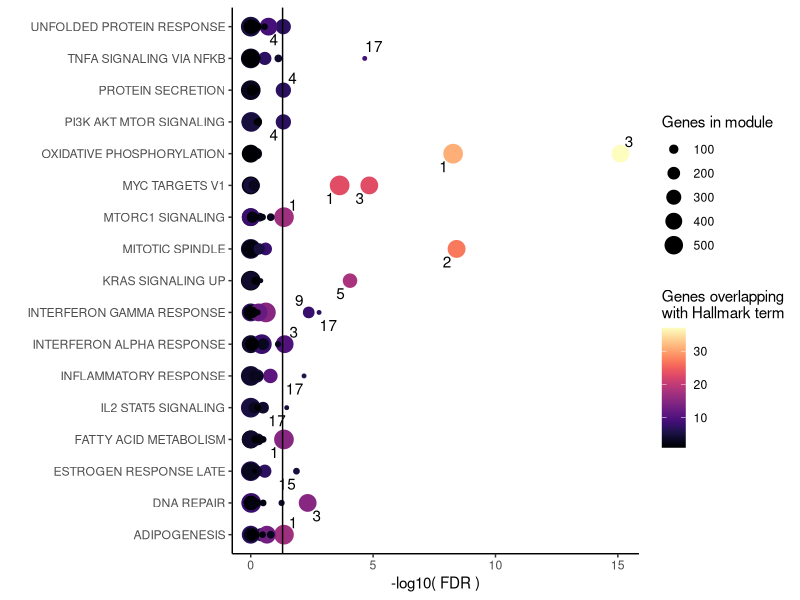

Recreate this plot in R.
library(tidyverse)
library(ggrepel)
#Magma color scheme
library(viridis)
set.seed(546)

##### FIGURE 6D: HALLMARK TERMS #####
#### Data ####
hallmark <- read_csv("results/GSEA/GSEA_modules_H.csv")

FDR.cutoff <- 0.05

#### Format data ####
#List terms with at least 1 significant module
terms.to.keep <- hallmark %>% 
  #Get minimum FDR per term
  group_by(Description) %>% 
  summarize(fdr.min = min(p.adjust)) %>% 
  #Apply min cutoff
  filter(fdr.min <= FDR.cutoff) %>% 
  select(Description) %>% unlist(use.names = FALSE)

#List modules with at least 1 significant term 
mods.to.keep <- hallmark %>% 
  #Get minimum FDR per term
  group_by(group) %>% 
  summarize(fdr.min = min(p.adjust)) %>% 
  #Apply min cutoff
  filter(fdr.min <= FDR.cutoff) %>% 
  select(group) %>% unlist(use.names = FALSE)

#Format data
hallmark_pct <- hallmark %>% 
  #remove mod 0
  filter(group != "00") %>% 
  #Keep terms of interest
  filter(Description %in% terms.to.keep) %>% 
  #Calculate proportion of genes in term
  select(group, Description, size.overlap.term, 
         size.group, p.adjust) %>% 
  mutate(pct = size.overlap.term/size.group*100) %>% 
  #Format labels
  mutate(Description = gsub("HALLMARK_","",Description),
         Description = gsub("_", " ", Description) ) %>%
  #Remove leading 0 in module name
  mutate(module = sub("^0+","",group))

##### Plot #####
plot <- hallmark_pct %>% 
  
  ggplot(aes(x=Description, y=-log10(p.adjust))) +
  geom_point(aes(color=size.overlap.term, size=size.group)) +
  #Label signif points
  geom_text_repel(data=filter(hallmark_pct, 
                              p.adjust <= FDR.cutoff),
                aes(label=module), show.legend = FALSE) +
  #Cutoff line
  geom_hline(yintercept = -log10(0.05)) +
  
  #Beautify
  theme_classic() +
  labs(x="", y="-log10( FDR )", size="Genes in module",
       color="Genes overlapping\nwith Hallmark term") +
  coord_flip() +
  scale_color_viridis(option="magma")

ggsave("figs/publication/Fig6D_alternate.dotplot.pdf",
       width=12, height=5)


##### Table output #####
library(kableExtra)
hallmark %>% 
  filter(group != "00") %>% 
  filter(p.adjust <= FDR.cutoff) %>% 
  #filter(Description %in% terms.to.keep) %>% 
  select(Description, group, size.group, size.overlap.term, 
         p.adjust) %>% 
  arrange(Description, group) %>% 
  
  kable() %>% 
  kable_styling(bootstrap_options = "striped", full_width = FALSE) %>% 
  collapse_rows(1, valign="top")


hallmark %>% 
  filter(group != "00") %>% 
  filter(p.adjust <= FDR.cutoff) %>% 
  #filter(Description %in% terms.to.keep) %>% 
  select(group, size.group, Description, size.overlap.term, 
         p.adjust) %>% 
  arrange(group,Description) %>% 
  
  kable() %>% 
  kable_styling(bootstrap_options = "striped", full_width = FALSE) %>% 
  collapse_rows(1:2, valign="top")
